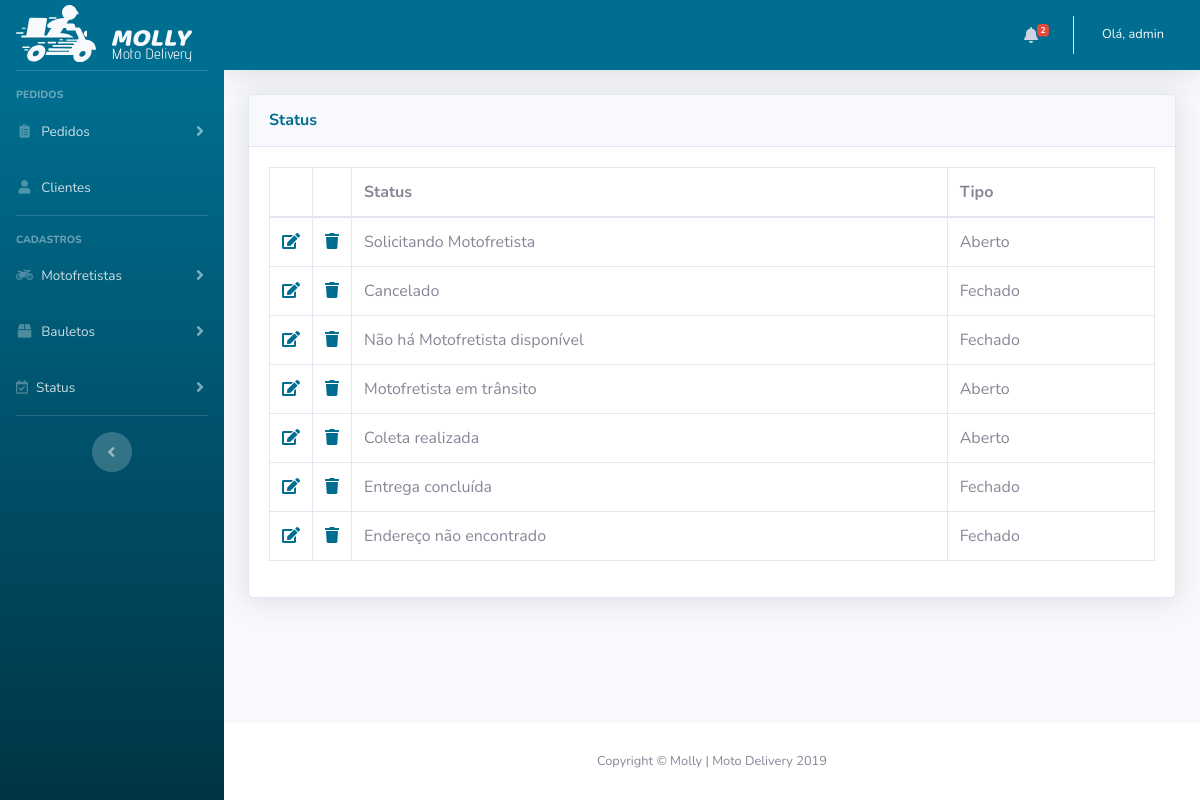
/admin/status/listar.php (signed in), run on an earlier commit of the app's database.
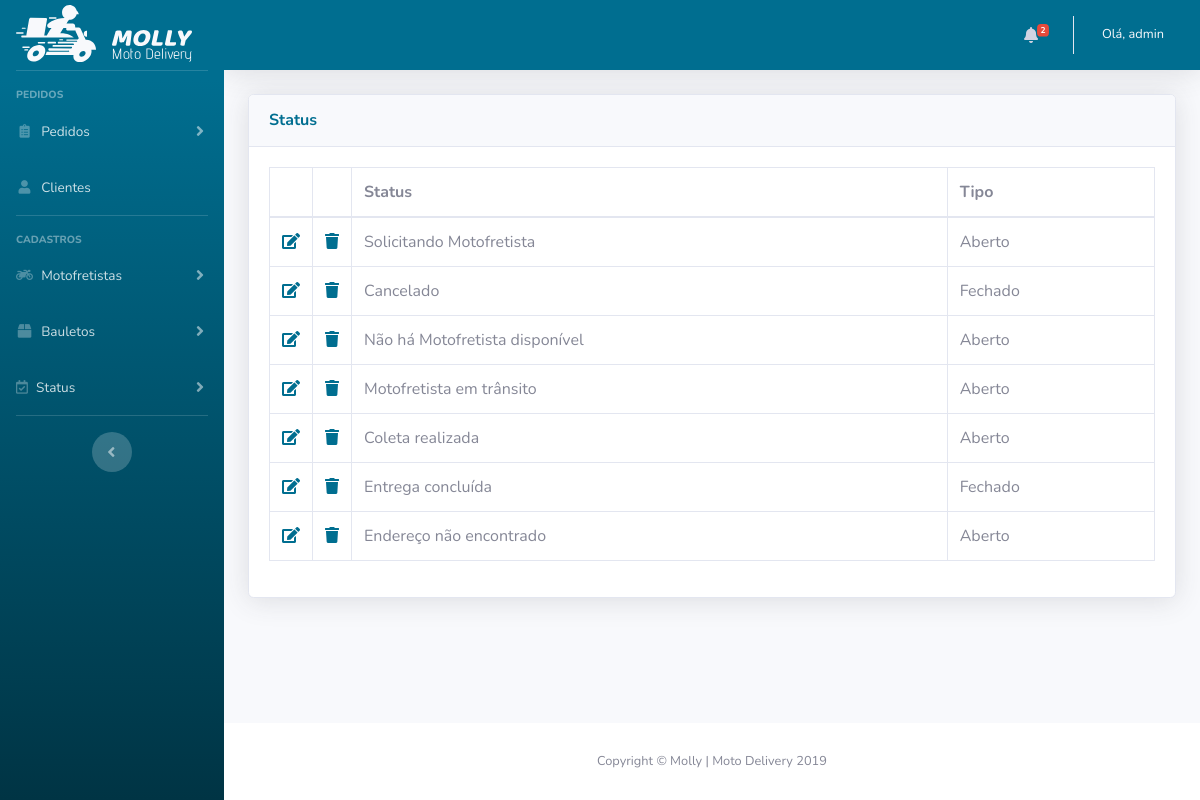
And on a later commit of the database.
### tables this page shows
CREATE TABLE `status` (
  `id` INT NOT NULL AUTO_INCREMENT,
  `nome` VARCHAR(200) NULL,
  `tipo` INT NULL DEFAULT 0 COMMENT '0 = Fechado;\n1 = Aberto;',
  PRIMARY KEY (`id`));

### admin/status/listar.php (the view, shortened to what this page needs)
<?php
include('../template/header.php');
$pdo = dbConnect();
$status = $pdo->query('select * from status;');
?>
<div id="wrapper">
  <?php include_once('../menu/sidebar.php') ?>
  <div id="content-wrapper" class="d-flex flex-column">
    <div id="content">
      <?php include_once('../menu/topbar.php') ?>
      <div class="container-fluid">
        <div class="card shadow mb-4">
          <div class="card-header py-3">
            <h6 class="m-0 font-weight-bold text-primary">Status</h6>
          </div>
          <div class="card-body">
            <?php if ($status->rowCount() <= 0) : ?>
              <h6 class="m-0 text-primary">Nenhum Status cadastrado</h6>
            <?php else : ?>
              <div class="table-responsive">
                <table class="table table-bordered" id="dataTable" width="100%" cellspacing="0">
                  <thead>
                    <tr>
                      <th width="30px"></th>
                      <th width="30px"></th>
                      <th>Status</th>
                      <th>Tipo</th>
                    </tr>
                  </thead>
                  <tbody>
                    <?php while ($elem = $status->fetch(PDO::FETCH_OBJ)) { ?>
                      <tr>
                        <td>
                          <a href="index.php?action=update&id=<?php echo $elem->id; ?>">
                            <i class="fas fa-edit"></i>
                          </a>
                        </td>
                        <td>
                          <a href="#" data-toggle="modal" data-target="#deleteModal_<?php echo $elem->id; ?>">
                            <i class="fas fa-trash"></i>
                          </a>
                        </td>
                        <td><?php echo $elem->nome ?></td>
                        <td>
                          <?php
                              $tipo = '';
                              switch ($elem->tipo) {
                                case '0':
                                  $tipo = 'Fechado';
                                  break;
                                case '1':
                                  $tipo = 'Aberto';
                                  break;
                              }
                              echo $tipo;
                              ?>
                      </tr>
                    <?php } ?>
                  </tbody>
                </table>
              </div>
            <?php endif; ?>
          </div>
        </div>
      </div>
    </div>
    <?php include('../../copyright.php') ?>
  </div>
</div>
<?php include('../template/footer.php') ?>

### admin/template/header.php (shortened to what this page needs)
<!DOCTYPE html>
<html lang="pt-br">
<head>
  <link href="<?php echo URL ?>assets/vendor/fontawesome-free/css/all.min.css" rel="stylesheet" type="text/css">
  <link href="<?php echo URL ?>assets/css/template.min.css" rel="stylesheet">
</head>
<body id="admin">

### admin/menu/sidebar.php (shortened to what this page needs)
<ul class="navbar-nav bg-gradient-primary sidebar sidebar-dark accordion" id="accordionSidebar">
  <span class="sidebar-brand d-flex align-items-end justify-content-center">
    <div class="sidebar-brand-icon">
    </div>
    <div class="sidebar-brand-text mx-3">
    </div>
  </span>
  <hr class="sidebar-divider">
  <div class="sidebar-heading">
    Pedidos
  </div>
  <li class="nav-item">
    <a class="nav-link collapsed" href="#" data-toggle="collapse" data-target="#collapsePedidos" aria-expanded="true" aria-controls="collapsePedidos">
      <i class="fas fa-fw fa-clipboard-list"></i>
      <span>Pedidos</span>
    </a>
  </li>
  <li class="nav-item">
    <a class="nav-link" href="<?php echo URL ?>admin/clientes">
      <i class="fas fa-fw fa-user"></i>
      <span>Clientes</span>
    </a>
  </li>
  <hr class="sidebar-divider">
  <div class="sidebar-heading">
    Cadastros
  </div>
  <li class="nav-item">
    <a class="nav-link collapsed" href="#" data-toggle="collapse" data-target="#collapseMotofretista" aria-expanded="true" aria-controls="collapseMotofretista">
      <i class="fas fa-fw fa-motorcycle"></i>
      <span>Motofretistas</span>
    </a>
  </li>
  <li class="nav-item">
    <a class="nav-link collapsed" href="#" data-toggle="collapse" data-target="#collapseBauleto" aria-expanded="true" aria-controls="collapseBauleto">
      <i class="fas fa-fw fa-box"></i>
      <span>Bauletos</span>
    </a>
  </li>
  <li class="nav-item">
    <a class="nav-link collapsed" href="#" data-toggle="collapse" data-target="#collapseStatus" aria-expanded="true" aria-controls="collapseStatus">
      <i class="far fa-calendar-check"></i>
      <span>Status</span>
    </a>
  </li>
  <hr class="sidebar-divider d-none d-md-block">
  <div class="text-center d-none d-md-inline">
    <button class="rounded-circle border-0" id="sidebarToggle"></button>
  </div>
</ul>

### admin/menu/topbar.php (shortened to what this page needs)
<nav class="navbar navbar-expand navbar-light topbar mb-4 static-top shadow">
    <ul class="navbar-nav ml-auto">
        <li class="nav-item dropdown no-arrow mx-1">
            <a class="nav-link dropdown-toggle" href="<?php echo URL; ?>admin/pedidos/novos-pedidos.php" role="button">
                <i class="fas fa-bell fa-fw"></i>
                <span class="badge badge-danger badge-counter">2</span>
            </a>
        </li>
        <li class="nav-item dropdown no-arrow">
            <a class="nav-link dropdown-toggle" href="#" id="userDropdown" role="button" data-toggle="dropdown" aria-haspopup="true" aria-expanded="false">
                <span class="mr-2 d-lg-inline text-gray-100 small">Olá, <?php echo $_SESSION['admin_usuario']; ?></span>
            </a>
        </li>
    </ul>
</nav>

### copyright.php
<footer class="sticky-footer bg-white">
    <div class="container my-auto">
        <div class="copyright text-center my-auto">
            <span>Copyright &copy; Molly | Moto Delivery 2019</span>
        </div>
    </div>
</footer>

### admin/template/footer.php (shortened to what this page needs)
</body>
</html>

What changed in the data, as far as the page shows it:
changed status "Não há Motofretista disponível": tipo "Fechado" → "Aberto"
changed status "Endereço não encontrado": tipo "Fechado" → "Aberto"
